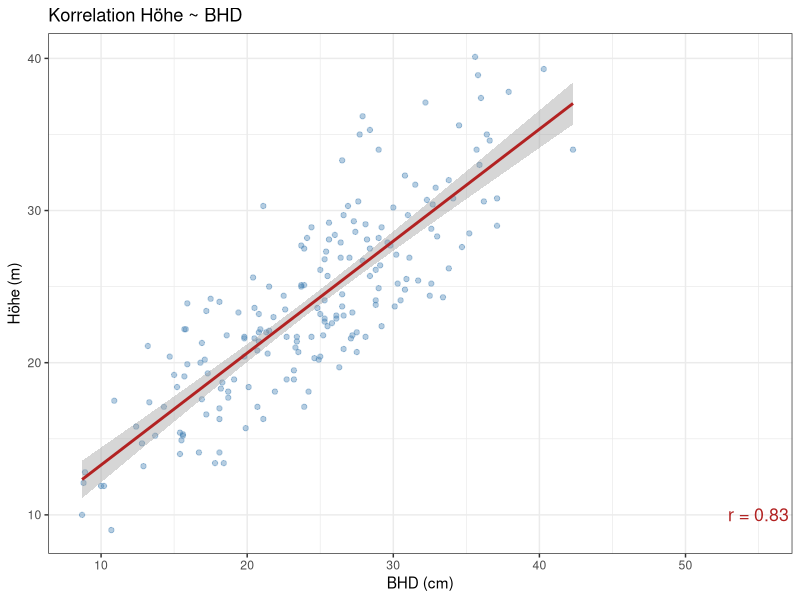
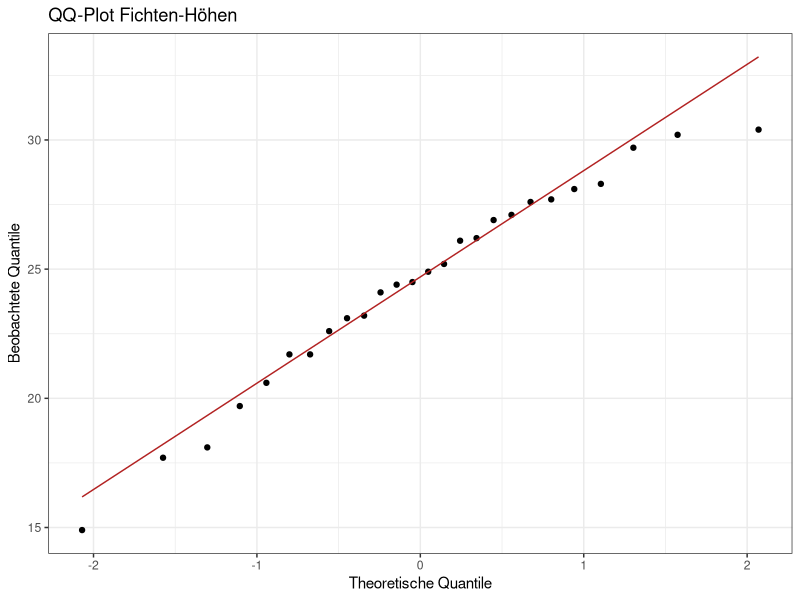
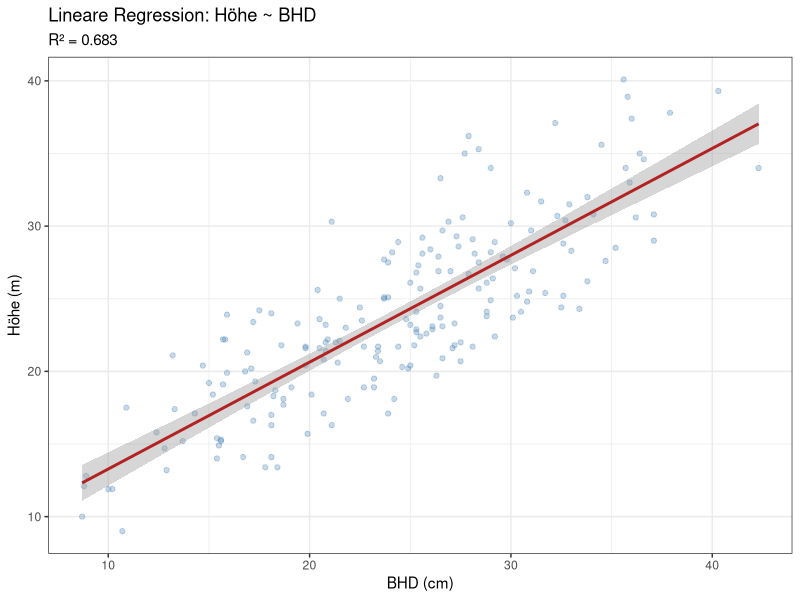
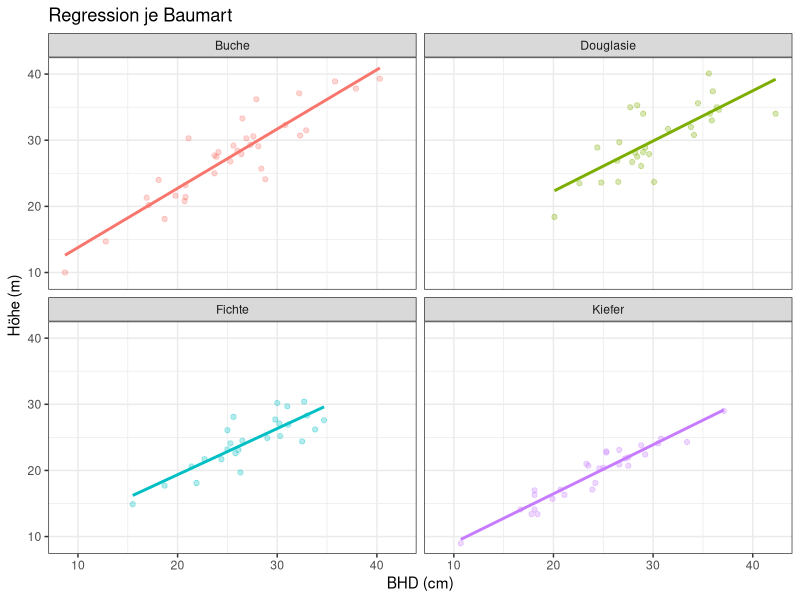

Here is the R script that generated these plots, in order:
## ---- chunk 1
knitr::opts_chunk$set(
  echo    = TRUE,
  message = FALSE,
  warning = FALSE,
  fig.width  = 7,
  fig.height = 4.5
)
library(dplyr)
library(ggplot2)
library(readr)
## ---- chunk 2
bestand <- read_csv("../data/bestand.csv") |> na.omit()
bestand <- bestand |>
  mutate(volumen_m3 = round(pi * (bhd_cm / 200)^2 * hoehe_m * 0.5, 3))
## ---- chunk 3
hoehen <- bestand$hoehe_m

mean(hoehen)           # Arithmetisches Mittel
median(hoehen)         # Median (robust gegen Ausreißer)
quantile(hoehen)       # Quartile
quantile(hoehen, 0.9)  # 90. Perzentil
## ---- chunk 4
min(hoehen)
max(hoehen)
range(hoehen)    # c(min, max)
## ---- chunk 5
sd(hoehen)       # Standardabweichung
sd(hoehen) / mean(hoehen) * 100  # Variationskoeffizient (%)
## ---- chunk 6
bestand |>
  group_by(baumart) |>
  summarise(
    n      = n(),
    mw     = round(mean(hoehe_m), 1),
    med    = round(median(hoehe_m), 1),
    sd     = round(sd(hoehe_m), 1),
    min    = min(hoehe_m),
    max    = max(hoehe_m),
    .groups = "drop"
  )
## ---- chunk 7
# Absolute Häufigkeiten
table(bestand$baumart)

# Relative Häufigkeiten
prop.table(table(bestand$baumart)) |> round(3)

# Kreuztabelle
table(bestand$baumart, bestand$standort)
## ---- chunk 8
# Pearson-Korrelation (lineare Beziehung)
cor(bestand$hoehe_m, bestand$bhd_cm)

# Korrelationsmatrix für mehrere Variablen
bestand |>
  select(hoehe_m, bhd_cm, alter_jahre, volumen_m3) |>
  cor() |>
  round(3)
## ---- chunk 9
ggplot(bestand, aes(x = bhd_cm, y = hoehe_m)) +
  geom_point(alpha = 0.4, colour = "steelblue") +
  geom_smooth(method = "lm", colour = "firebrick") +
  annotate("text",
           x = 55, y = 10,
           label = paste0("r = ", round(cor(bestand$hoehe_m, bestand$bhd_cm), 2)),
           size = 4.5, colour = "firebrick") +
  labs(title = "Korrelation Höhe ~ BHD",
       x = "BHD (cm)", y = "Höhe (m)") +
  theme_bw()
## ---- chunk 10
# Shapiro-Wilk-Test (H0: Daten normalverteilt)
# Nur für n <= 5000 sinnvoll
fichten <- bestand |> filter(baumart == "Fichte") |> pull(hoehe_m)

shapiro.test(fichten)
## ---- chunk 11
# QQ-Plot: Punkte auf der Linie = normalverteilt
ggplot(data.frame(x = fichten), aes(sample = x)) +
  stat_qq() +
  stat_qq_line(colour = "firebrick") +
  labs(title = "QQ-Plot Fichten-Höhen",
       x = "Theoretische Quantile", y = "Beobachtete Quantile") +
  theme_bw()
## ---- chunk 12
buchen   <- bestand |> filter(baumart == "Buche") |> pull(hoehe_m)
douglasien <- bestand |> filter(baumart == "Douglasie") |> pull(hoehe_m)

# Zweiseitiger t-Test
ergebnis <- t.test(buchen, douglasien)
ergebnis
## ---- chunk 13
# Ergebnis strukturiert auslesen
cat("t-Statistik:     ", round(ergebnis$statistic, 3), "\n")
cat("p-Wert:          ", round(ergebnis$p.value, 4), "\n")
cat("95%-KI:          [", round(ergebnis$conf.int[1], 2),
    ";", round(ergebnis$conf.int[2], 2), "]\n")
cat("Entscheidung:    ")
if (ergebnis$p.value < 0.05) {
  cat("Signifikanter Unterschied (p < 0.05)\n")
} else {
  cat("Kein signifikanter Unterschied (p >= 0.05)\n")
}
## ---- chunk 14
# Modell: Hoehe erklaert durch BHD
modell <- lm(hoehe_m ~ bhd_cm, data = bestand)
summary(modell)
## ---- chunk 15
# Wichtigste Kennzahlen
coef(modell)                           # Koeffizienten
summary(modell)$r.squared |> round(3)  # R² (Erklärter Varianzanteil)
## ---- chunk 16
ggplot(bestand, aes(x = bhd_cm, y = hoehe_m)) +
  geom_point(alpha = 0.3, colour = "steelblue") +
  geom_smooth(method = "lm", colour = "firebrick", se = TRUE) +
  labs(
    title   = "Lineare Regression: Höhe ~ BHD",
    subtitle = paste0("R² = ", round(summary(modell)$r.squared, 3)),
    x = "BHD (cm)", y = "Höhe (m)"
  ) +
  theme_bw()
## ---- chunk 17
# predict() – Vorhersage für neue Werte
neue_baeume <- data.frame(bhd_cm = c(20, 30, 40, 50))
predict(modell, newdata = neue_baeume)

# Mit Konfidenzintervall
predict(modell, newdata = neue_baeume, interval = "confidence")
## ---- chunk 18
# Separate Regressionslinien je Baumart
ggplot(bestand |> filter(baumart %in% c("Fichte","Buche","Kiefer","Douglasie")),
       aes(x = bhd_cm, y = hoehe_m, colour = baumart)) +
  geom_point(alpha = 0.3) +
  geom_smooth(method = "lm", se = FALSE) +
  facet_wrap(~baumart) +
  labs(title = "Regression je Baumart", x = "BHD (cm)", y = "Höhe (m)") +
  theme_bw() +
  theme(legend.position = "none")
## ---- chunk 19
vergleiche_gruppen <- function(df, gruppe_a, gruppe_b,
                                spalte = "hoehe_m") {
  x <- df[[spalte]][df$baumart == gruppe_a]
  y <- df[[spalte]][df$baumart == gruppe_b]

  if (length(x) < 3 || length(y) < 3) {
    stop("Zu wenige Beobachtungen fuer t-Test")
  }

  res <- t.test(x, y)

  # Lesbarer Output
  cat("=== Gruppenvergleich:", gruppe_a, "vs.", gruppe_b, "===\n")
  cat("Spalte:     ", spalte, "\n")
  cat("n_A:        ", length(x), " | n_B:", length(y), "\n")
  cat("Mittelwert: ", round(mean(x), 2), "vs.", round(mean(y), 2), "\n")
  cat("p-Wert:     ", round(res$p.value, 4), "\n")
  cat("95%-KI:     [", round(res$conf.int[1], 2),
      ";", round(res$conf.int[2], 2), "]\n")

  invisible(res)  # Ergebnis unsichtbar zurückgeben
}

vergleiche_gruppen(bestand, "Fichte", "Buche")
## ---- chunk 20
vergleiche_gruppen(bestand, "Kiefer", "Laerche", spalte = "bhd_cm")
